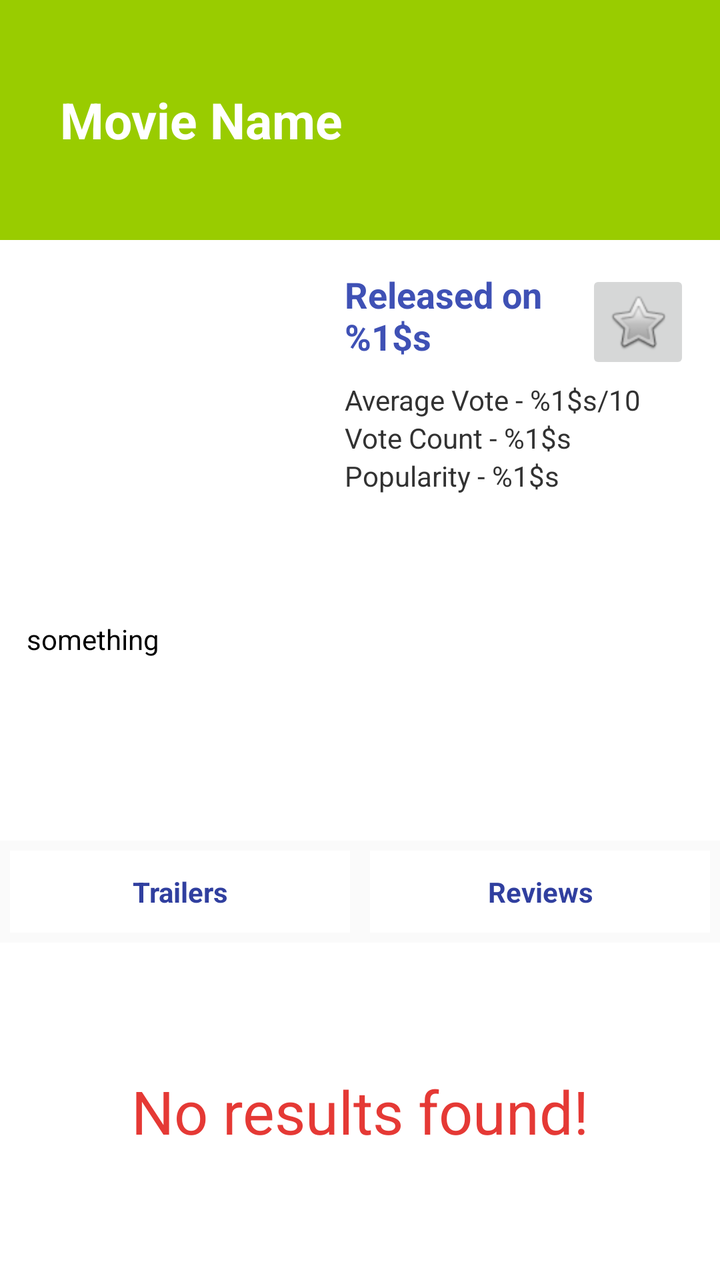
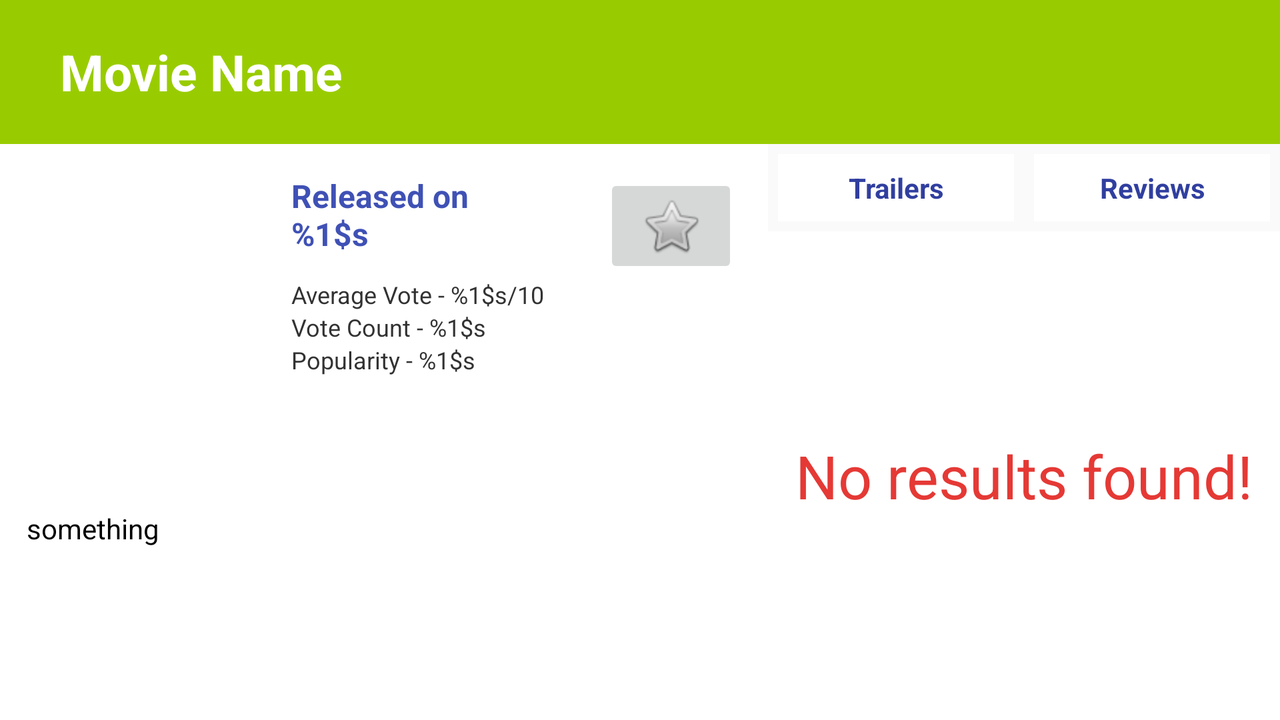

Two renders of one Android screen. The first uses the default layout on a phone; the second uses the alternative layout the repository ships for a different screen configuration, on a matching device. The two XML files are below.
<!-- AndroidManifest.xml: activity theme AppTheme.NoActionBar -->
<!-- res/layout/fragment_detail_movie.xml -->
<LinearLayout xmlns:android="http://schemas.android.com/apk/res/android"
              xmlns:tools="http://schemas.android.com/tools"
              android:layout_width="match_parent"
              android:layout_height="match_parent"
              android:orientation="vertical"
              tools:context=".fragments.DetailMovieFragment">

    <TextView
        android:id="@+id/movie_title"
        android:layout_width="match_parent"
        android:layout_height="0dp"
        android:layout_weight=".20"
        android:background="@android:color/holo_green_light"
        android:gravity="center_vertical"
        android:paddingLeft="@dimen/dimen_30dp"
        android:text="Movie Name"
        android:textColor="@android:color/white"
        android:textSize="25sp"
        android:textStyle="bold"/>

    <RelativeLayout
        android:layout_width="match_parent"
        android:layout_height="0dp"
        android:layout_weight=".50"
        android:background="@android:color/white">

        <LinearLayout
            android:layout_width="match_parent"
            android:layout_height="match_parent"
            android:orientation="vertical">

            <LinearLayout
                android:layout_width="match_parent"
                android:layout_height="0dp"
                android:layout_weight=".60"
                android:orientation="horizontal"
                android:padding="@dimen/dimen_5dp">

                <ImageView
                    android:id="@+id/backdrop_image"
                    android:layout_width="0dp"
                    android:layout_height="match_parent"
                    android:layout_weight=".45"
                    android:paddingBottom="@dimen/dimen_5dp"
                    android:paddingTop="@dimen/dimen_5dp"
                    android:scaleType="fitCenter"/>

                <LinearLayout
                    android:layout_width="0dp"
                    android:layout_height="match_parent"
                    android:layout_weight=".55"
                    android:orientation="vertical"
                    android:padding="@dimen/dimen_10dp">

                    <LinearLayout
                        android:layout_width="match_parent"
                        android:layout_height="wrap_content"
                        android:orientation="horizontal">

                        <TextView
                            android:id="@+id/txt_year"
                            android:layout_width="0dp"
                            android:layout_height="wrap_content"
                            android:layout_marginBottom="@dimen/dimen_10dp"
                            android:layout_weight=".70"
                            android:text="@string/released_on"
                            android:textColor="@color/colorPrimary"
                            android:textSize="18sp"
                            android:textStyle="bold"/>

                        <ImageButton
                            android:id="@+id/mark_fav"
                            android:layout_width="0dp"
                            android:layout_height="wrap_content"
                            android:layout_gravity="top"
                            android:layout_weight=".30"
                            android:src="@drawable/fav_selector"/>
                    </LinearLayout>

                    <TextView
                        android:id="@+id/txt_rating"
                        android:layout_width="wrap_content"
                        android:layout_height="wrap_content"
                        android:text="@string/vote_avg"
                        android:textColor="@android:color/secondary_text_light"
                        android:textSize="14sp"/>

                    <TextView
                        android:id="@+id/txt_vote_count"
                        android:layout_width="wrap_content"
                        android:layout_height="wrap_content"
                        android:text="@string/vote_count"
                        android:textColor="@android:color/secondary_text_light"
                        android:textSize="14sp"/>

                    <TextView
                        android:id="@+id/txt_lang"
                        android:layout_width="wrap_content"
                        android:layout_height="wrap_content"
                        android:text="@string/popularity"
                        android:textColor="@android:color/secondary_text_light"
                        android:textSize="14sp"/>

                </LinearLayout>

            </LinearLayout>

            <ScrollView
                android:layout_width="match_parent"
                android:layout_height="0dp"
                android:layout_weight=".40"
                android:padding="@dimen/dimen_10dp">

                <TextView
                    android:id="@+id/txt_description"
                    android:layout_width="match_parent"
                    android:layout_height="match_parent"
                    android:text=" something"
                    android:textColor="@android:color/black"/>

            </ScrollView>
        </LinearLayout>

    </RelativeLayout>

    <LinearLayout
        android:layout_width="match_parent"
        android:layout_height="wrap_content"
        android:layout_weight=".02"
        android:orientation="horizontal">

        <TextView
            android:id="@+id/txt_trailers"
            android:layout_width="0dp"
            android:layout_height="match_parent"
            android:layout_margin="@dimen/dimen_5dp"
            android:layout_weight="1"
            android:background="@drawable/text_background_selector"
            android:gravity="center"
            android:padding="@dimen/dimen_5dp"
            android:text="@string/trailers_title"
            android:textColor="@color/text_color_selector"
            android:textStyle="bold"/>

        <TextView
            android:id="@+id/txt_reviews"
            android:layout_width="0dp"
            android:layout_height="match_parent"
            android:layout_margin="@dimen/dimen_5dp"
            android:layout_weight="1"
            android:background="@drawable/text_background_selector"
            android:gravity="center"
            android:padding="@dimen/dimen_5dp"
            android:text="@string/reviews_title"
            android:textColor="@color/text_color_selector"
            android:textStyle="bold"/>

    </LinearLayout>

    <RelativeLayout
        android:layout_width="match_parent"
        android:layout_height="0dp"
        android:layout_weight=".28">

        <ListView
            android:id="@+id/trailers"
            android:layout_width="match_parent"
            android:layout_height="match_parent"
            android:background="@android:color/white"/>

        <TextView
            android:id="@android:id/empty"
            android:layout_width="match_parent"
            android:layout_height="match_parent"
            android:layout_centerInParent="true"
            android:gravity="center"
            android:text="@string/no_results"
            android:textColor="@color/colorRed600"
            android:textSize="@dimen/size_30sp"/>
    </RelativeLayout>

</LinearLayout>
<!-- resources referenced by this layout -->
<resources>
  <color name="colorPrimary">#3F51B5</color>
  <color name="colorRed600">#E53935</color>
  <dimen name="dimen_10dp">10dp</dimen>
  <dimen name="dimen_30dp">30dp</dimen>
  <dimen name="dimen_5dp">5dp</dimen>
  <dimen name="size_30sp">30sp</dimen>
  <!-- drawable fav_selector (drawable) -->
  <?xml version="1.0" encoding="utf-8"?>
  <selector xmlns:android="http://schemas.android.com/apk/res/android">
  
      <item android:drawable="@android:drawable/btn_star_big_off" android:state_selected="false"></item>
      <item android:drawable="@android:drawable/btn_star_big_on" android:state_selected="true"></item>
  </selector>
  <!-- drawable text_background_selector (drawable) -->
  <?xml version="1.0" encoding="utf-8"?>
  <selector xmlns:android="http://schemas.android.com/apk/res/android">
  
      <item android:drawable="@color/colorPrimaryDark" android:state_selected="true"></item>
      <item android:drawable="@android:color/white" android:state_selected="false"></item>
  
  </selector>
  <string name="no_results">No results found!</string>
  <string name="popularity">Popularity - %1$s</string>
  <string name="released_on">Released on \n%1$s</string>
  <string name="reviews_title">Reviews</string>
  <string name="trailers_title">Trailers</string>
  <string name="vote_avg">Average Vote - %1$s/10</string>
  <string name="vote_count">Vote Count - %1$s</string>
  <style name="AppTheme.NoActionBar">
          <item name="windowActionBar">false</item>
          <item name="windowNoTitle">true</item>
      </style>
  <color name="colorPrimaryDark">#303F9F</color>
</resources>
<!-- res/layout-land/fragment_detail_movie.xml (the repository's variant of the layout above) -->
<!-- drawn on the phone turned sideways -->
<LinearLayout xmlns:android="http://schemas.android.com/apk/res/android"
              xmlns:tools="http://schemas.android.com/tools"
              android:layout_width="match_parent"
              android:layout_height="match_parent"
              android:orientation="vertical"
              tools:context=".fragments.DetailMovieFragment">

    <TextView
        android:id="@+id/movie_title"
        android:layout_width="match_parent"
        android:layout_height="0dp"
        android:layout_weight=".20"
        android:background="@android:color/holo_green_light"
        android:gravity="center_vertical"
        android:paddingLeft="@dimen/dimen_30dp"
        android:text="Movie Name"
        android:textColor="@android:color/white"
        android:textSize="25sp"
        android:textStyle="bold"/>

    <LinearLayout
        android:layout_width="match_parent"
        android:layout_height="0dp"
        android:layout_weight=".80"
        android:orientation="horizontal">

        <RelativeLayout
            android:layout_width="0dp"
            android:layout_height="match_parent"
            android:layout_weight=".60"
            android:background="@android:color/white">

            <LinearLayout
                android:layout_width="match_parent"
                android:layout_height="match_parent"
                android:orientation="vertical">

                <LinearLayout
                    android:layout_width="match_parent"
                    android:layout_height="0dp"
                    android:layout_weight=".60"
                    android:orientation="horizontal"
                    android:padding="@dimen/dimen_5dp">

                    <ImageView
                        android:id="@+id/backdrop_image"
                        android:layout_width="0dp"
                        android:layout_height="match_parent"
                        android:layout_weight=".35"
                        android:paddingBottom="@dimen/dimen_5dp"
                        android:paddingTop="@dimen/dimen_5dp"
                        android:scaleType="fitCenter"/>

                    <LinearLayout
                        android:layout_width="0dp"
                        android:layout_height="match_parent"
                        android:layout_weight=".65"
                        android:orientation="vertical"
                        android:padding="@dimen/dimen_10dp">

                        <LinearLayout
                            android:layout_width="match_parent"
                            android:layout_height="wrap_content"
                            android:orientation="horizontal">

                            <TextView
                                android:id="@+id/txt_year"
                                android:layout_width="0dp"
                                android:layout_height="wrap_content"
                                android:layout_marginBottom="@dimen/dimen_10dp"
                                android:layout_weight=".70"
                                android:text="@string/released_on"
                                android:textColor="@color/colorPrimary"
                                android:textSize="16sp"
                                android:textStyle="bold"/>

                            <ImageButton
                                android:id="@+id/mark_fav"
                                android:layout_width="0dp"
                                android:layout_height="wrap_content"
                                android:layout_gravity="top"
                                android:layout_weight=".30"
                                android:src="@drawable/fav_selector"/>
                        </LinearLayout>

                        <TextView
                            android:id="@+id/txt_rating"
                            android:layout_width="wrap_content"
                            android:layout_height="wrap_content"
                            android:text="@string/vote_avg"
                            android:textColor="@android:color/secondary_text_light"
                            android:textSize="12sp"/>

                        <TextView
                            android:id="@+id/txt_vote_count"
                            android:layout_width="wrap_content"
                            android:layout_height="wrap_content"
                            android:text="@string/vote_count"
                            android:textColor="@android:color/secondary_text_light"
                            android:textSize="12sp"/>

                        <TextView
                            android:id="@+id/txt_lang"
                            android:layout_width="wrap_content"
                            android:layout_height="wrap_content"
                            android:text="@string/popularity"
                            android:textColor="@android:color/secondary_text_light"
                            android:textSize="12sp"/>

                    </LinearLayout>

                </LinearLayout>

                <ScrollView
                    android:layout_width="match_parent"
                    android:layout_height="0dp"
                    android:layout_weight=".40"
                    android:padding="@dimen/dimen_10dp">

                    <TextView
                        android:id="@+id/txt_description"
                        android:layout_width="match_parent"
                        android:layout_height="match_parent"
                        android:text=" something"
                        android:textColor="@android:color/black"/>

                </ScrollView>
            </LinearLayout>

        </RelativeLayout>

        <LinearLayout
            android:layout_width="0dp"
            android:layout_height="match_parent"
            android:layout_weight=".40"
            android:orientation="vertical">

            <LinearLayout
                android:layout_width="match_parent"
                android:layout_height="wrap_content"
                android:layout_weight=".02"
                android:orientation="horizontal">

                <TextView
                    android:id="@+id/txt_trailers"
                    android:layout_width="0dp"
                    android:layout_height="match_parent"
                    android:layout_margin="@dimen/dimen_5dp"
                    android:layout_weight="1"
                    android:background="@drawable/text_background_selector"
                    android:gravity="center"
                    android:padding="@dimen/dimen_5dp"
                    android:text="@string/trailers_title"
                    android:textColor="@color/text_color_selector"
                    android:textStyle="bold"/>

                <TextView
                    android:id="@+id/txt_reviews"
                    android:layout_width="0dp"
                    android:layout_height="match_parent"
                    android:layout_margin="@dimen/dimen_5dp"
                    android:layout_weight="1"
                    android:background="@drawable/text_background_selector"
                    android:gravity="center"
                    android:padding="@dimen/dimen_5dp"
                    android:text="@string/reviews_title"
                    android:textColor="@color/text_color_selector"
                    android:textStyle="bold"/>

            </LinearLayout>

            <RelativeLayout
                android:layout_width="match_parent"
                android:layout_height="0dp"
                android:layout_weight=".98">

                <ListView
                    android:id="@+id/trailers"
                    android:layout_width="match_parent"
                    android:layout_height="match_parent"
                    android:background="@android:color/white"/>

                <TextView
                    android:id="@android:id/empty"
                    android:layout_width="match_parent"
                    android:layout_height="match_parent"
                    android:layout_centerInParent="true"
                    android:gravity="center"
                    android:text="@string/no_results"
                    android:textColor="@color/colorRed600"
                    android:textSize="@dimen/size_30sp"/>
            </RelativeLayout>
        </LinearLayout>

    </LinearLayout>


</LinearLayout>
